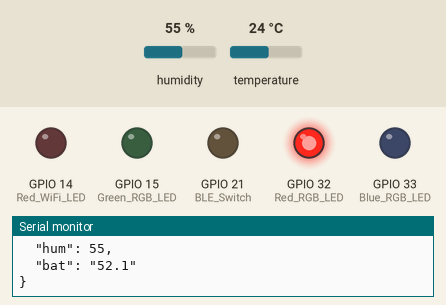
This sketch was run on a simulated ESP32. Shown: output pins drawn as LEDs (lit = HIGH), the last lines printed to the serial monitor. The inputs (shaded band) are chosen by the test bench; at power-on: humidity 55 %, temperature 24 °C. WiFi joins after 1.5 s; servers stay silent unless stated; uploads are accepted with an empty reply.

Above: at 5.85 s.
At 11.4 s:
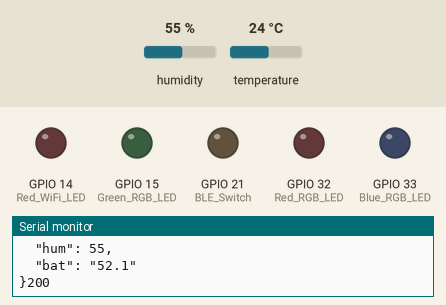
At 16.96 s:
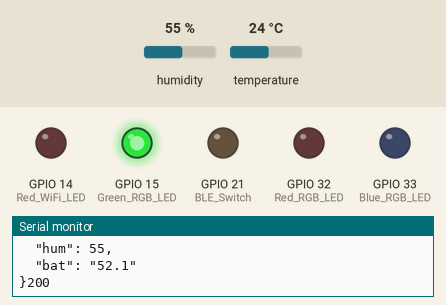
Timing chart, 0 to 17.9 s (numbered marks = the images above):
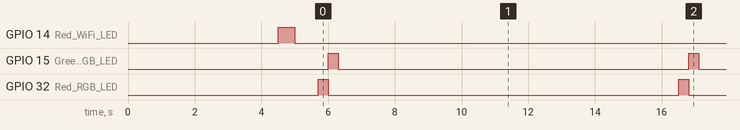

The sketch:

DHT_POST.ino
```cpp
#include <WiFi.h>
#include <DHT.h>;
#include <BLEDevice.h>
#include <BLEUtils.h>
#include <BLEServer.h>
#include <esp_wifi.h>
#include <esp_now.h>
#include <stdio.h>
#include <string.h>
#include <EEPROM.h>
#include <HTTPClient.h>
#include <ArduinoJson.h>

const char* ssid = "Studio-Q";
const char* pass =  "Newpassword";

String url = "https://api.datacake.co/integrations/api/b03dbfec-4e6f-42ef-a2af-aac87c2738fa/";

unsigned long Time_Checker = 0;

DHT dht(16, DHT22);  // Initializa pin and dht sensor type

float hum;           // Stores humidity value
float temp;          // Stores temperature value

void setup()
{
  Serial.begin(500000);
  pinMode(14, OUTPUT);  // Red WiFi LED
  pinMode(21, OUTPUT);  // BLE Switch
  pinMode(15, OUTPUT);  // Green RGB LED
  pinMode(32, OUTPUT);  // Red RGB LED
  pinMode(33, OUTPUT);  // Blue RGB LED
  dht.begin();
  delay(4000);   //Delay needed before calling the WiFi.begin

  connectToWiFi(ssid, pass);
}

void loop()
{
  hum = dht.readHumidity();
  temp = dht.readTemperature();

  StaticJsonBuffer<300> JSON_Packet;
  JsonObject& JSON_Entry = JSON_Packet.createObject();

  JSON_Entry["device"] = "357073299541579";
  JSON_Entry["temp"] = temp;
  JSON_Entry["hum"] = hum;
  JSON_Entry["bat"] = "52.1";

  char JSONmessageBuffer[300];
  JSON_Entry.prettyPrintTo(JSONmessageBuffer, sizeof(JSONmessageBuffer));

  Serial.print(JSONmessageBuffer);

  if (WiFi.status() == WL_CONNECTED) { //Check WiFi connection status

    HTTPClient http;

    http.begin(url);  //Specify destination for HTTP request
    http.addHeader("Content-Type", "application/json");             //Specify content-type header

    int httpResponseCode = http.POST(JSONmessageBuffer);
    digitalWrite(32, 1);
    delay(300);
    digitalWrite(32, 0);

    if (httpResponseCode > 0) {

      String response = http.getString();               //Get the response to the request
      Serial.println(httpResponseCode);                 //Print return code
      Serial.println(response);                         //Print request answer
      digitalWrite(15, 1);
      delay(300);
      digitalWrite(15, 0);
    } else {
      Serial.print("Error on sending POST: ");
      Serial.println(httpResponseCode);
      digitalWrite(33, 1);
      delay(300);
      digitalWrite(33, 0);
      ESP.restart();
    }

    http.end();  //Free resources

  } else {
    Serial.println("Error in WiFi connection");
    delay(300);
    ESP.restart();
  }

  delay(10000);
}

void connectToWiFi(const char * ssid, const char * pwd) {
  int ledState = 0;
  Serial.println("Connecting to WiFi network: " + String(ssid));
  Time_Checker = millis();
  WiFi.begin(ssid, pwd);

  while (WiFi.status() != WL_CONNECTED) {
    digitalWrite(14, ledState);                 /* Blink LED while connecting to WiFi */
    ledState = (ledState + 1) % 2;              /* Flip LED State */
    delay(500);
    Serial.print(".");
    if (millis() - Time_Checker > 60000) {
      ESP.restart();
    }
  }

  digitalWrite(14, 0);
  Serial.println();
  Serial.println("WiFi connected!");
  Serial.print("IP address: ");
  Serial.println(WiFi.localIP());
}
```

Measured:
- by itself, GPIO 15 (Green_RGB_LED), GPIO 32 (Red_RGB_LED): alternates HIGH for 0.30 s and LOW for 10.5 s
- by itself, everything shown: repeats every 10.8 s, in 3 steps
